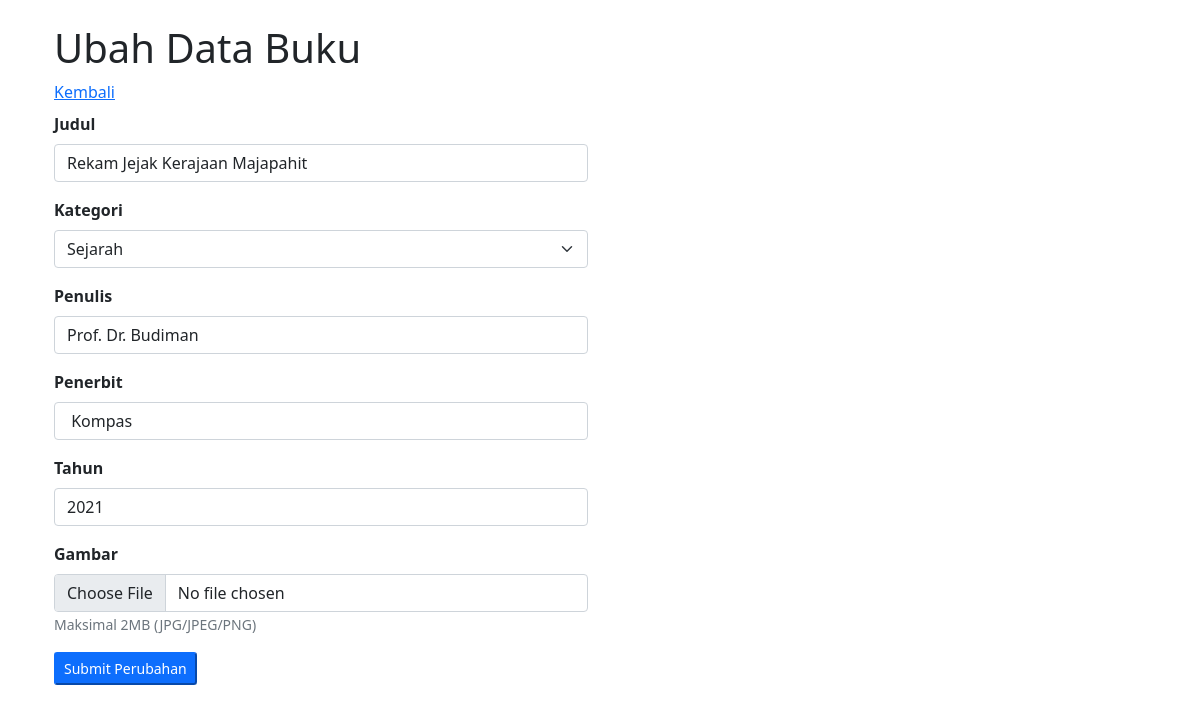
Screenshot of /ubah_buku.php?id_buku=4 (signed in) with the database file from the repository.
### tables this page shows
CREATE TABLE `buku` (
  `id_buku` int(11) NOT NULL,
  `id_kategori` int(11) NOT NULL,
  `penerbit` varchar(100) NOT NULL,
  `tahun` int(11) NOT NULL,
  `tanggal_input` timestamp(6) NOT NULL DEFAULT current_timestamp(6) ON UPDATE current_timestamp(6),
  `penulis` varchar(255) NOT NULL,
  `judul` varchar(255) NOT NULL,
  `gambar` varchar(255) NOT NULL
);

CREATE TABLE `kategori` (
  `id_kategori` int(11) NOT NULL,
  `nama_kategori` varchar(100) NOT NULL,
  `tanggal_input` timestamp(6) NOT NULL DEFAULT current_timestamp(6) ON UPDATE current_timestamp(6)
);

### function.php (called while the page is built, shortened)
<?php
$conn = mysqli_connect("localhost", "root", "", "simbs");
function query($query){
    global $conn;
    $result = mysqli_query($conn, $query);
    $rows = [];
    while( $row = mysqli_fetch_assoc($result) ){
        $rows[] = $row;
    }
    return $rows;
}
?>

### ubah_buku.php (the view, shortened to what this page needs)
<?php
    require("function.php");
    $id_buku = $_GET['id_buku'];
    $buku = query("SELECT * FROM buku WHERE id_buku = $id_buku")[0];
    $kategori = query("SELECT * FROM kategori ORDER BY nama_kategori ASC");
?>
<!DOCTYPE html>
<html lang="en">
<head>
    <link href="https://cdn.jsdelivr.net/npm/bootstrap@5.0.2/dist/css/bootstrap.min.css" rel="stylesheet">
</head>
<body>
    <div class="p-4 container">
        <div class="row">
            <h1 class="mb-2">Ubah Data Buku</h1>
            <a href="index.php" class="mb-2">Kembali</a>
            <div class="col-md-6">
                <form action="" method="POST" enctype="multipart/form-data">
                    <div class="mb-3">
                        <label class="form-label fw-bold">Judul</label>
                        <input type="text" class="form-control" name="judul" id="judul"
                               value="<?= $buku['judul'] ?>" autocomplete="off" required>
                    </div>
                    <div class="mb-3">
                        <label class="form-label fw-bold">Kategori</label>
                        <select class="form-select" name="id_kategori" id="id_kategori" required>
                            <?php foreach($kategori as $kat) : ?>
                                <option value="<?= $kat['id_kategori'] ?>"
                                    <?= ($kat['id_kategori'] == $buku['id_kategori']) ? 'selected' : '' ?>>
                                    <?= $kat['nama_kategori'] ?>
                                </option>
                            <?php endforeach; ?>
                        </select>
                    </div>
                    <div class="mb-3">
                        <label class="form-label fw-bold">Penulis</label>
                        <input type="text" class="form-control" name="penulis" id="penulis"
                               value="<?= $buku['penulis'] ?>" autocomplete="off" required>
                    </div>
                    <div class="mb-3">
                        <label class="form-label fw-bold">Penerbit</label>
                        <input type="text" class="form-control" name="penerbit" id="penerbit"
                               value="<?= $buku['penerbit'] ?>" autocomplete="off" required>
                    </div>
                    <div class="mb-3">
                        <label class="form-label fw-bold">Tahun</label>
                        <input type="number" class="form-control" name="tahun" id="tahun"
                               value="<?= $buku['tahun'] ?>" autocomplete="off" required>
                    </div>
                    <div class="mb-3">
                        <label for="gambar" class="form-label fw-bold">Gambar</label>
                        <input type="file" class="form-control" name="img" id="img">
                        <small class="form-text text-muted">Maksimal 2MB (JPG/JPEG/PNG)</small>
                    </div>
                    <div class="mb-3">
                        <button type="submit" name="tombol_submit" class="btn-sm btn-primary">Submit Perubahan</button>
                    </div>
                </form>
            </div>
        </div>
    </div>
</body>
</html>

### rows the page displays
buku: judul "Rekam Jejak Kerajaan Majapahit", id_kategori "Sejarah", penulis "Prof. Dr. Budiman", penerbit "Kompas", tahun "2021"
